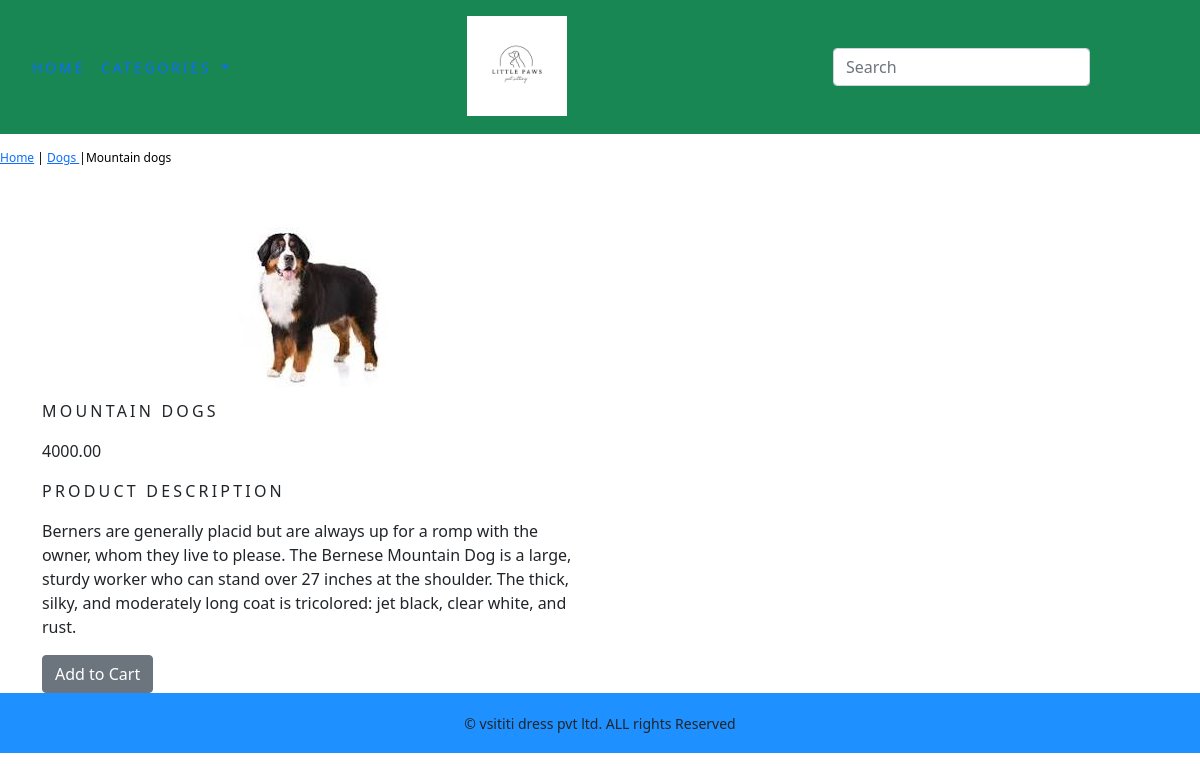
Page /shop/dogs/mountain-dogs/ on the committed database.
### shop/models.py (models this page shows, shortened)
class PRODUCTS(models.Model):
       name=models.CharField(max_length=250,unique=True)
       slug=models.SlugField(max_length=250,unique=True)
       description=models.TextField(blank=True)
       price=models.DecimalField(max_digits=10, decimal_places=2)
       category=models.ForeignKey(CATEGORY, on_delete=models.CASCADE)
       image=models.ImageField(upload_to='product', blank=True)
       stock=models.IntegerField()
       available=models.BooleanField(default=True)
       created=models.DateTimeField(auto_now_add=True)
       updated=models.DateTimeField(auto_now=True)
       class Meta:
           ordering = ('name',)
           verbose_name=('Product')
           verbose_name_plural=('Products')

class CATEGORY(models.Model):
         name=models.CharField(max_length=250,unique=True)
         slug=models.SlugField(max_length=250,unique=True)
         description=models.TextField(blank=True)
         image=models.ImageField(upload_to='category', blank=True)
         class Meta:
             ordering = ('name',)
             verbose_name='category'
             verbose_name_plural='categories'
         def get_url(self):
            return reverse('shop:products_by_category',args=[self.slug])
         def __str__(self):
                 return '{}'.format(self.name)

### shop/views.py (the view)
# urls.py: path('shop/<slug:c_slug>/<slug:product_slug>/',views.proDetail,name='prodcatdetail'),
def proDetail(request,c_slug,product_slug):
    try:
        products=PRODUCTS.objects.get(category__slug=c_slug,slug=product_slug)
    except Exception as e:
        raise e
    return render(request,'product.html',{'products':products})

### shop/context_processors.py (called while the page is built)
def menu_links(request):
    links=CATEGORY.objects.all()
    return dict(links=links)

### shop/templates/product.html (shortened to what this page needs)
{% extends 'base1.html' %}
{% load static %}
{% block content %}
<div  class="row my_prod_row_class">
    <div class="my_auto">
        <p><a href="{% url 'shop:allprodcat' %}">Home</a> | <a href="{{products.category.get_url}}">{{ products.category }} </a> |{{products.name}} </p>
    </div>
</div>
<div class="container ">
<br>
<div class="row">
    <div class="col-12 col-sm-12 col-md-12 col-lg-6  text-center ">
        <div style="min-width: 18erm;">
            <img src="{{products.image.url}}" alt="{{products.name}}">
        </div>
    </div>
    <div>
        <div class="col-12 col-sm-12 col-md-12 col-lg-6">
            <div>
            <h1 class="my_prod_title">{{products.name}}</h1>
             <p>{{products.price}}</p>
             <p class="my_title">Product Description</p>
             <p class="text-justify my_prod_text" >{{products.description}}</p>
             {% if product.stock <= 0 %}
             <P class="text-justify  my_prod_text"><b>Out of Stock!</b></P>
             {% else %}
             <a  class="btn btn-secondary "  href="{% url 'shop:add_cart' products.id %}">Add to Cart</a>
             {% endif %}
            </div>
        </div>
    </div>
</div>
</div>
{% endblock %}

### shop/templates/base1.html (shortened to what this page needs)
{% load static %}
<!DOCTYPE html>
<html lang="en">
<head>
   <link rel="stylesheet" href="{% static 'css/custom.css' %}">
   <link href="https://cdn.jsdelivr.net/npm/bootstrap@5.0.2/dist/css/bootstrap.min.css" rel="stylesheet"
>
</head>
<body>
   <div class="container-fluid d-flex justify-content-between bg-success">
      <nav class="navbar navbar-expand-lg bg-body-tertiary">
         <div class="container-fluid">
            <div class="collapse navbar-collapse" id="navbarSupportedContent">
               <ul class="navbar-nav me-auto mb-2 mb-lg-0">
                  <li class="nav-item">
                     <a class="nav-link active" aria-current="page" href="{% url 'shop:allprodcat' %}">Home</a>
                  </li>
                  <li class="nav-item dropdown">
                     <a class="nav-link dropdown-toggle" href="#" role="button" data-bs-toggle="dropdown"
                        aria-expanded="false">
                     </a>
                  </li>
               </ul>
            </div>
         </div>
      </nav>
      <header>
         <div class="pt-3 ">
            <a href="{% url 'shop:allprodcat' %}"><img src="{% static 'img/logo.png' %}" alt="logoimage" width="100px"
                  height="100px"></a>
         </div>
      </header>
      <div class="p-5 ">
         <form class="d-flex" role="search" action="{% url 'shop:SearchResults' %}" method="get">
            <input class="form-control me-2" type="search" placeholder="Search" name="q" aria-label="Search">
            <button class="btn btn-outline-success" type="submit"><i class="fas fa-search"></i></button>
         </form>
      </div>
   </div>
   {% block content %}
   {% endblock %}
   {% include 'footer.html' %}
</body>
</html>

### shop/templates/footer.html
<div class="footer navbar-fixed-bottom my_footer">
    <p class="text-center ">&copy; vsititi dress pvt ltd. ALL rights Reserved</p>
</div>

### shop/static/css/custom.css (style rules this page uses)
body { font-family: 'Roboto', sans-serif; }
.nav-item { letter-spacing: .2em; font-size: 14px; text-transform: uppercase; }
.my_footer { background-color: dodgerblue; height: 60px; }
.my_footer p { padding-top: 20px; font-size: 14px; }
.my_title { font-size: 16px; text-transform: uppercase; letter-spacing: .2em; }
.my_prod_row_class { padding-top: 15px; padding-bottom: 20px; }
.my_prod_row_class .my_auto { color: #000; font-size: 12px; text-decoration: none; }
.my_prod_title { font-size: 16px; text-transform: uppercase; letter-spacing: .2em; padding-top: 15px; padding-bottom: 10px; }
.my_prod_text { padding-right: 20px; }

### rows in the picture
PRODUCTS: category "Dogs", name "Mountain dogs", image (picture), name "MOUNTAIN DOGS", price "4000.00", description "Berners are generally placid but are always up for a romp with the owner, whom they live to please. The Bernese Mountain Dog is a large, sturdy worker who can stand over 27 inches at the shoulder. The thick, silky, and moderately long coat is tricolored: jet black, clear white, and rust."
